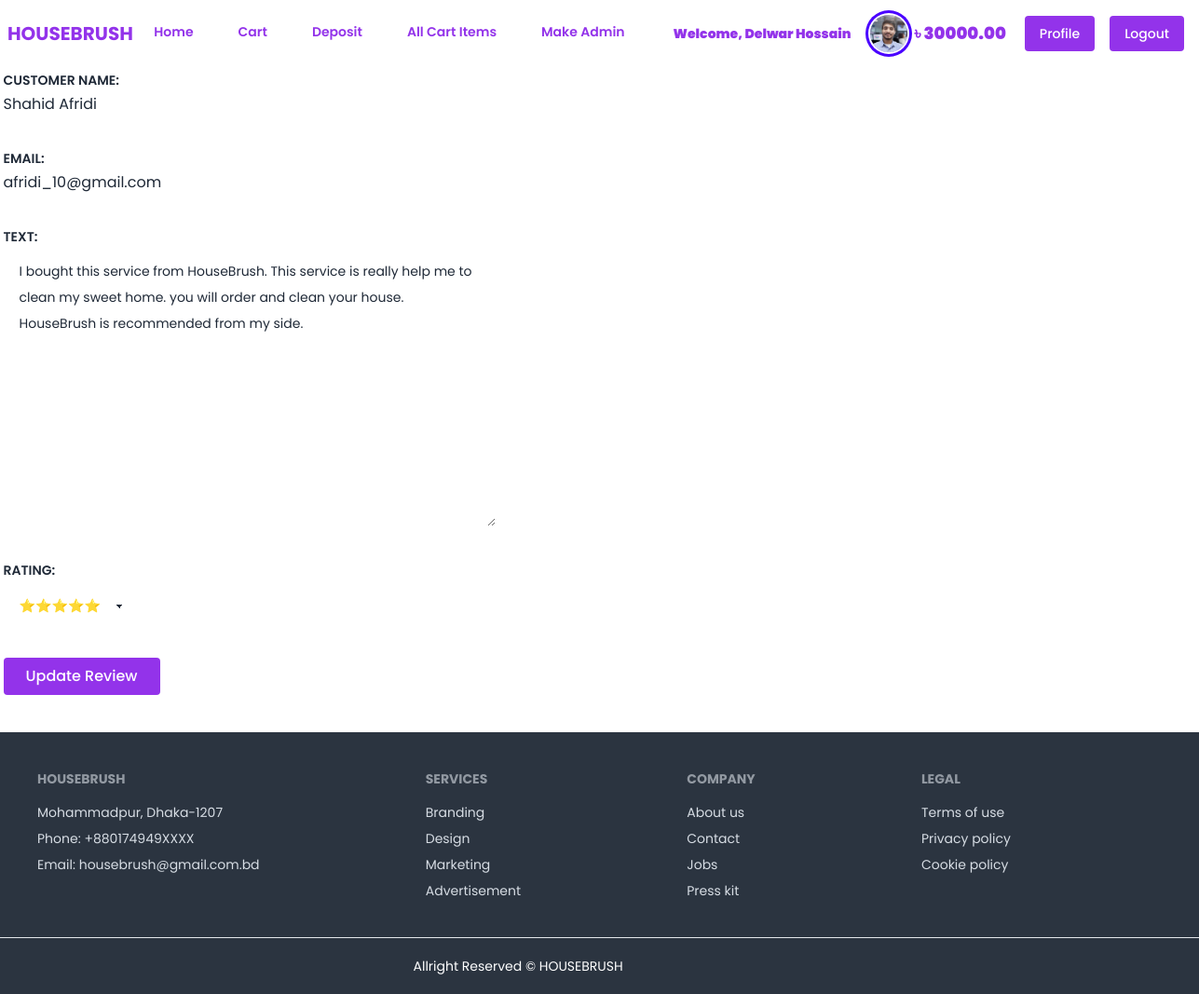
Screenshot of /services/service/review/6/edit/ (signed in) with the database file from the repository.
### account/models.py (models this page shows, shortened)
class UserAccount(AbstractUser):
    address = models.TextField()
    balance = models.DecimalField( max_digits=12, decimal_places=2, default=0, null=True, blank=True)
    image = models.ImageField(upload_to='account/images/')

### service/models.py (models this page shows, shortened)
class Review(models.Model):
    customer_name = models.CharField(max_length=100)
    email = models.EmailField(max_length=100)
    text = models.TextField()
    rating = models.IntegerField(choices = STARS, default = 5)
    service = models.ForeignKey(Service, on_delete= models.CASCADE, related_name = 'reviews')
    created_on = models.DateTimeField(auto_now_add = True)

### service/views.py (the view, shortened to what this page needs)
# urls.py: path('service/review/<int:pk>/edit/', ReviewUpdateView.as_view(), name='edit_review'),
class ReviewUpdateView(LoginRequiredMixin, UpdateView):
    template_name = 'service/edit_review.html'
    form_class = ReviewForm
    model = Review

### service/forms.py
class ReviewForm(forms.ModelForm):
    class Meta:
        model = Review
        fields = ['customer_name', 'email', 'text', 'rating']

### service/templates/service/edit_review.html (shortened to what this page needs)
{% extends "base.html" %}
{% block content %}
    {% load crispy_forms_tags %}
    <form method="post" novalidate>
        {% for field in form %}
        <p class="text-sm font-semibold uppercase py-1">{{field.label_tag}}</p>
        <p class="w-full focus:border-1 focus:outline">{{field}}</p>
        <p class="text-red-500 my-2 py-2">{{field.errors|striptags}}</p>
        {% endfor %}
        <input class="inline-block font-medium text-base px-6 py-3 leading-none bg-purple-600 rounded text-white border-white hover:border-transparent hover:text-dark hover:bg-red-600 cursor-pointer" type="submit" value="Update Review">
    </form>
{% endblock content %}

### core/templates/navbar.html (shortened to what this page needs)
<div class="navbar bg-base-100">
  <div class="navbar-start">
    <a href="{% url "home" %}" class="text-purple-600 text-xl uppercase font-bold">HouseBrush</a>
  </div>
  <div class="navbar-center hidden lg:flex">
    <ul class="menu menu-horizontal px-1">
      <li>
          <a href="{% url "home" %}" class="block font-semibold mt-4 lg:inline-block lg:mt-0 text-purple-600 hover:text-red-600 hover:font-black mr-4">Home</a>
        </li>
        <li>
          <a href="{% url "cart" %}" class="block font-semibold mt-4 lg:inline-block lg:mt-0 text-purple-600 hover:text-red-600 hover:font-black mr-4">
            Cart
          </a>
        </li>
        <li>
          <a href="{% url 'account:deposit' %}" class="block font-semibold mt-4 lg:inline-block lg:mt-0 text-purple-600 hover:text-red-600 hover:font-black mr-4">Deposit</a>
        </li>
        {% if request.user.is_staff == True %}
        <li>
          <a href="{% url "cart_items" %}" class="block font-semibold mt-4 lg:inline-block lg:mt-0 text-purple-600 hover:text-red-600 hover:font-black mr-4">All Cart Items</a>
        </li>
        <li>
          <a href="{% url 'account:make_admin' %}" class="block font-semibold mt-4 lg:inline-block lg:mt-0 text-purple-600 hover:text-red-600 hover:font-black mr-4">Make Admin</a>
        </li>
        {% endif %}
        {% if request.user.is_authenticated %}
          <div class="flex justify-content-between items-center">
            <div class="text-purple-600 my-auto  font-black px-5">
              Welcome, {{ request.user.first_name }} {{ request.user.last_name }}
            </div>
          <div class="avatar">
              <div class="w-10 rounded-full ring ring-primary ring-offset-base-100 ring-offset-2">
                {% if request.user.image and request.user.image.url %}
                    <img src="{{ request.user.image.url }}" />
                    {% endif %}
              </div>
            </div>
            <h2 class="text-lg text-purple-600 my-auto  font-black px-2">৳ {{request.user.balance}}</h2>
        </div>
        {% endif %}
    </ul>
  </div>
  <div class="navbar-end">
    {% if request.user.is_authenticated %}
    <a href="{% url "account:profile" request.user.id %}" class="mx-2 inline-block font-medium text-sm px-4 py-3 leading-none bg-purple-600 rounded text-white border-white hover:border-transparent hover:text-dark hover:bg-red-600 mt-4 lg:mt-0">Profile</a>
    <a href="{% url "account:logout" %}" class="mx-2 inline-block font-medium text-sm px-4 py-3 leading-none bg-purple-600 rounded text-white border-white hover:border-transparent hover:text-dark hover:bg-red-600 mt-4 lg:mt-0">Logout</a>
    {% endif %}
  </div>
</div>

### rows the page displays
UserAccount: user.first_name "Delwar", user.last_name "Hossain", user.image (picture), user.balance "30000.00"
Review: form "Shahid Afridi" "afridi_10@gmail.com" "I bought this service from HouseBrush. This service is really help me to clean my sweet home. you will order and clean your house. HouseBrush is recommended from my side." "⭐⭐⭐⭐⭐"

### other values shown
{{ field.label_tag }} "CUSTOMER NAME:" "EMAIL:" "TEXT:" "RATING:"
